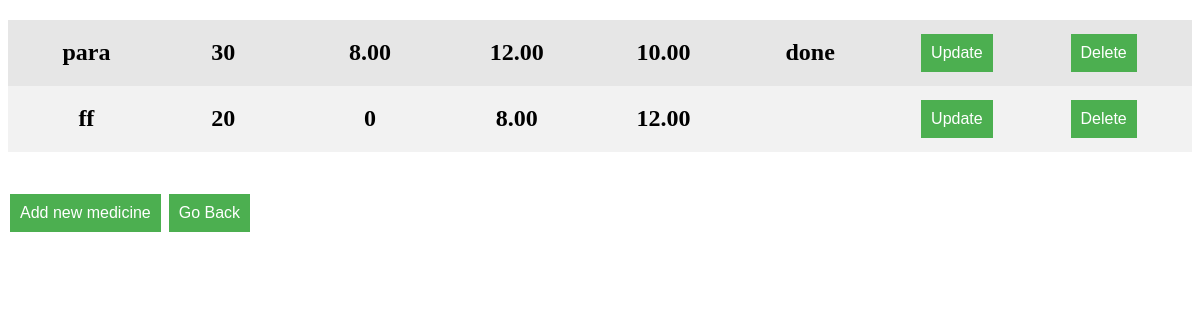
Screenshot of /patient_details.php?p_id=1 with the database file from the repository.
### tables this page shows
CREATE TABLE `medicine` (
  `p_id` int(11) NOT NULL,
  `m_id` int(11) NOT NULL,
  `m_name` varchar(50) NOT NULL,
  `left_medicine` int(11) DEFAULT NULL,
  `first_time` varchar(50) DEFAULT NULL,
  `second_time` varchar(50) DEFAULT NULL,
  `third_time` varchar(50) DEFAULT NULL,
  `status` varchar(50) DEFAULT NULL
);

### patient_details.php (the view, shortened to what this page needs)
<?php
include_once "connection.php";
$id = $_GET["p_id"];
$sql ="SELECT * FROM medicine where p_id='$id'";
$result = mysqli_query($db,$sql);
?>
<!DOCTYPE html>
<html lang="en">
<head>
    <link rel="stylesheet" href="admin_dashboard.css">
</head>
<body>
		<div>
        <h2>
            <?php
                if ($result->num_rows > 0) {
                    while($row = $result->fetch_assoc()) {
                        ?>
                    <div class="row">
                        <div class="col col1"><?php echo $row["m_name"]; ?> </div>
                        <div class="col col2"><?php echo $row["left_medicine"]; ?> </div>
                        <div class="col col2"><?php echo $row["first_time"]; ?> </div>
                        <div class="col col2"><?php echo $row["second_time"]; ?> </div>
                        <div class="col col2"><?php echo $row["third_time"]; ?> </div>
                        <div class="col col2"><?php echo $row["status"]; ?> </div>
                        <div class="col col2"><a href= "medicine_update.php?m_id=<?php echo $row['m_id'];?>"><button>Update</button></a></div>
                        <div class="col col2"><a href= "medicine_delete.php?m_id=<?php echo $row['m_id'];?>"><button>Delete</button></a></div>
                    </div>
                        <?php
                }
            }
            else {
                echo "0 results";
            }
            ?></h2>
    <br>
            <a href="medicine_add.php?p_id=<?php echo $id;?>"><button>Add new medicine</button></a>
            <a href="admin_dashboard.php"><button>Go Back</button></a>
        </div>
</body>
</html>

### admin_dashboard.css (style rules this page uses)
.row { display: flex; align-items: center; justify-content: space-between; background-color: #f2f2f2; padding: 10px; }
.row:nth-child(odd) { background-color: #e6e6e6; }
.col { flex: 1; text-align: center; }
.col2 { margin-right: 10px; }
button { background-color: #4CAF50; color: white; border: none; padding: 10px; text-align: center; text-decoration: none; display: inline-block; font-size: 16px; margin: 4px 2px; cursor: pointer; }

### rows the page displays
medicine: m_name "para", left_medicine "30", first_time "8.00", second_time "12.00", third_time "10.00", status "done"
medicine: m_name "ff", left_medicine "20", first_time "0", second_time "8.00", third_time "12.00"
